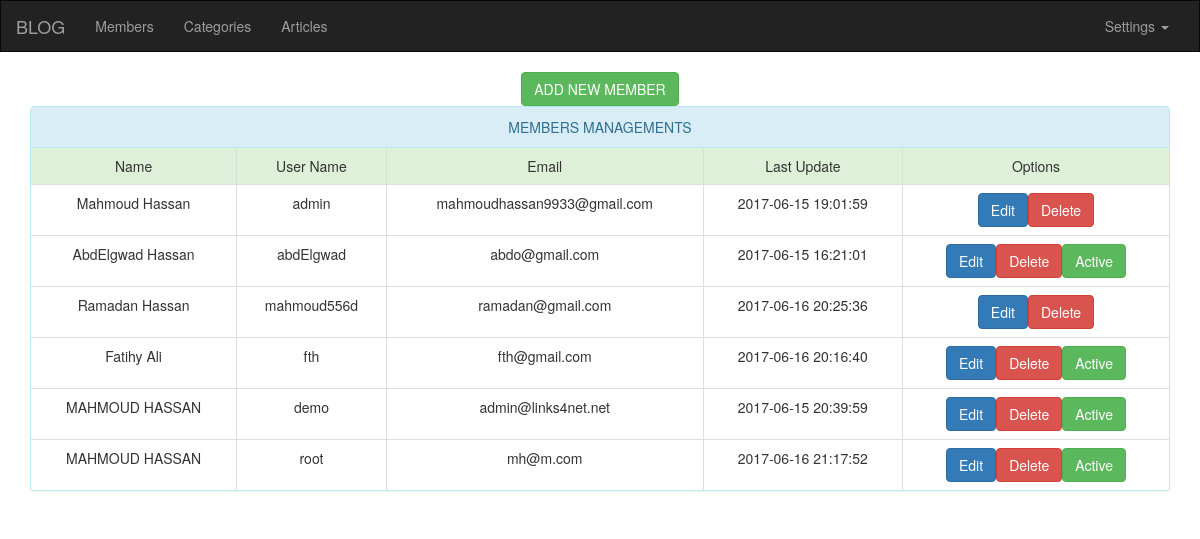
The app's page /admin/members.php (signed in), older data.
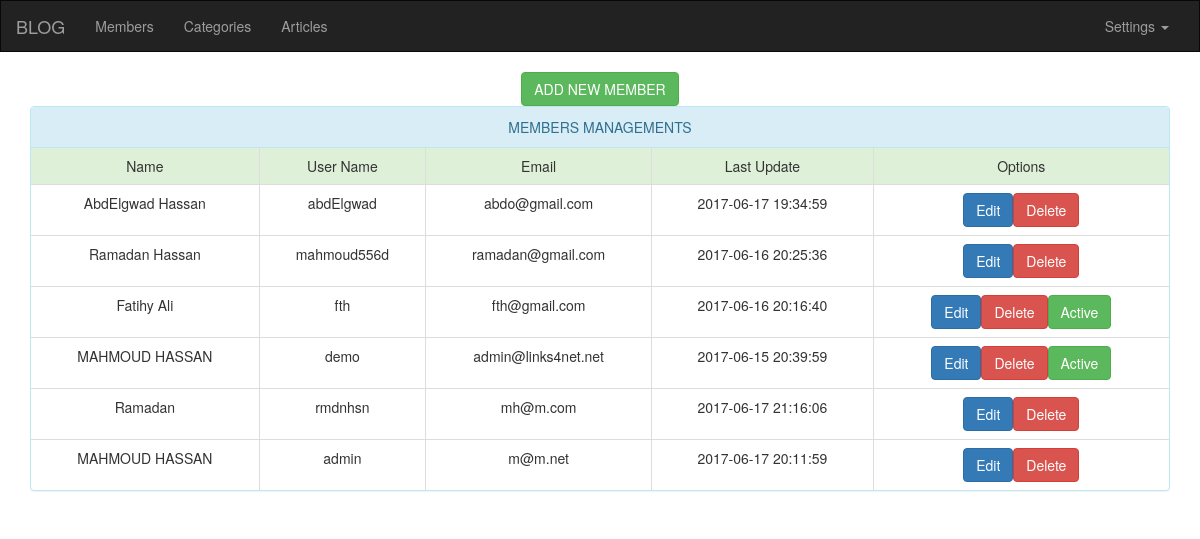
The same page, newer data.
### tables this page shows
CREATE TABLE `users` (
  `id` int(11) NOT NULL,
  `username` varchar(50) NOT NULL,
  `password` varchar(100) NOT NULL,
  `name` varchar(50) NOT NULL,
  `email` varchar(50) NOT NULL,
  `created` datetime NOT NULL,
  `updated` timestamp NOT NULL DEFAULT CURRENT_TIMESTAMP ON UPDATE CURRENT_TIMESTAMP,
  `groups` int(11) NOT NULL DEFAULT '0',
  `active` int(11) NOT NULL DEFAULT '0',
  `user_concat` int(11) NOT NULL
);

### admin/members.php (the view, shortened to what this page needs)
<?php
if(isset($_SESSION['username'])){
require "includes/init.php";
$users = "";
if (isset($_GET['users'])) {
  $users = $_GET['users'];
}else {
  $users = "Manage";
}
if($users == "Add"){ ?>
  <form action="?users=Insert" method="post">
    <h1 class="text-center">ADD NEW MEMBER</h1>
    <input class="form-control input-lg" type="text" name="name" placeholder="First and last name" />
    <input class="form-control input-lg" type="text" name="user" placeholder="User Name" />
    <input class="form-control input-lg" type="email" name="email" placeholder="Type your email" />
    <input class="form-control input-lg" type="password" name="password" placeholder="Type your password" />
    <input class="btn btn-success btn-block btn-lg" type="submit" name="login" value="ADD NEW MEMBER" />
  </form>
<?php }elseif ($users == "Manage") { ?>
  <div class="container text-center">
    <a class="btn btn-success" href="?users=Add">ADD NEW MEMBER</a>
    <div class="panel panel-info">
    <div class="panel-heading">MEMBERS MANAGEMENTS</div>
    <table class="table table-bordered">
      <tr class="success">
        <td>Name</td>
        <td>User Name</td>
        <td>Email</td>
        <td>Last Update</td>
        <td>Options</td>
      </tr>
      <?php
          $usersManage = $connect->prepare("SELECT * FROM users");
          $usersManage->execute();
          $usersAll = $usersManage->fetchAll();
          foreach ($usersAll as $userE) {
            echo "<tr>";
              echo "<td>" . $userE['name'] . "</td>";
              echo "<td>" . $userE['username'] . "</td>";
              echo "<td>" . $userE['email'] . "</td>";
              echo "<td>" . $userE['updated'] . "</td>";
              echo "<td>";
                echo '<a class="btn btn-primary" href="?users=Edit&id=' . $userE['id'] . '">Edit</li></a>';
                echo '<a class="btn btn-danger" href="?users=Delete&id=' . $userE['id'] . '">Delete</li></a>';
                if($userE['active'] == 0){
                  echo '<a class="btn btn-success" href="?users=Active&id=' . $userE['id'] . '">Active</li></a>';
                }
              echo "</td>";
            echo "</tr>";
          }
      ?>
    </table>
    </div>
  </div>
<?php }
}else {
  header("Location: index.php");
  exit();
}
?>
<?php require "includes/tmp/footer.php"; ?>

### admin/includes/tmp/header.php (shortened to what this page needs)
<!DOCTYPE html>
<html lang="en">
  <head>
    <link href="theme/css/bootstrap.min.css" rel="stylesheet">
    <link rel="stylesheet" href="theme/css/font-awesome.min.css" />
    <link rel="stylesheet" href="theme/css/style.css" />
  </head>
  <body>

### admin/includes/init.php (shortened to what this page needs)
<?php
  require "includes/tmp/header.php";
  if (!isset($noNavbar)) {
    require "includes/tmp/nav.php";
  }
?>

### admin/includes/tmp/nav.php (shortened to what this page needs)
<nav class="navbar navbar-inverse">
  <div class="container-fluid">
    <div class="navbar-header">
      <a class="navbar-brand" href="#">BLOG</a>
    </div>
    <div class="collapse navbar-collapse" id="bs-example-navbar-collapse-1">
      <ul class="nav navbar-nav">
        <li><a href="members.php">Members</a></li>
        <li><a href="cat.php">Categories</a></li>
        <li><a href="articles.php">Articles</a></li>
          </ul>
      <ul class="nav navbar-nav navbar-right">
        <li class="dropdown">
          <a href="#" class="dropdown-toggle" data-toggle="dropdown" role="button" aria-haspopup="true" aria-expanded="false">Settings <span class="caret"></span></a>
        </li>
      </ul>
    </div>
  </div>
</nav>

### admin/includes/tmp/footer.php (shortened to what this page needs)
</body>
</html>

### admin/theme/css/style.css (style rules this page uses)
.navbar { border-radius: 0; }

Row changes from the older to the newer data that the page shows:
removed users: name "Mahmoud Hassan", username "admin", email "mahmoudhassan9933@gmail.com", updated "2017-06-15 19:01:59"
changed users "AbdElgwad Hassan": updated "2017-06-15 16:21:01" → "2017-06-17 19:34:59"; no longer shows "Active"
changed users "mh@m.com": name "MAHMOUD HASSAN" → "Ramadan"; username "root" → "rmdnhsn"; updated "2017-06-16 21:17:52" → "2017-06-17 21:16:06"; no longer shows "Active"
added users: name "MAHMOUD HASSAN", username "admin", email "m@m.net", updated "2017-06-17 20:11:59"
